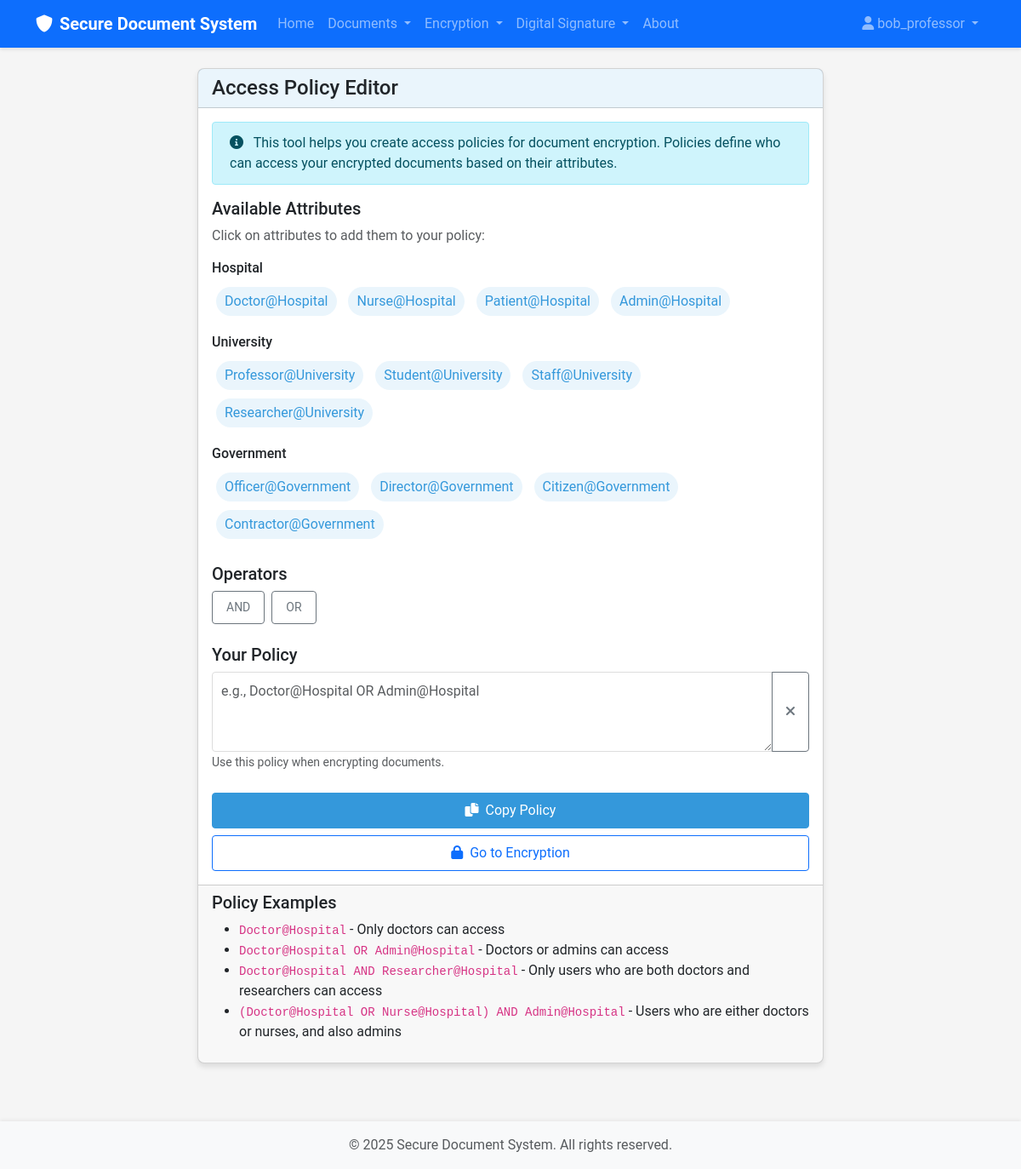
The app's page /encryption/policy-editor (signed in) with its own data.
### src/models/user.py (models this page shows, shortened)
class User(UserMixin, db.Model):
    id = db.Column(db.Integer, primary_key=True)
    username = db.Column(db.String(64), index=True, unique=True)
    email = db.Column(db.String(120), index=True, unique=True)
    password = db.Column(db.String(128))
    role = db.Column(db.String(20), default='reader')  # 'data_owner', 'reader', 'authority'
    created_at = db.Column(db.DateTime, default=datetime.utcnow)
    public_key = db.Column(db.Text)
    private_key_encrypted = db.Column(db.Text)
    documents = db.relationship('Document', foreign_keys='Document.user_id', backref='owner', lazy='dynamic')
    attributes = db.relationship('Attribute', secondary=user_attributes,
                                backref=db.backref('users', lazy='dynamic'))

class Attribute(db.Model):
    id = db.Column(db.Integer, primary_key=True)
    name = db.Column(db.String(64), index=True)
    authority_name = db.Column(db.String(64), index=True)
    description = db.Column(db.String(256))
    __table_args__ = (db.UniqueConstraint('name', 'authority_name', name='_name_authority_uc'),)

### src/routes/encryption.py (the view)
@encryption_bp.route('/policy-editor', methods=['GET'])
@login_required
def policy_editor():
    from src.models.user import Attribute
    attributes = Attribute.query.all()
    authorities = {}
    for attr in attributes:
        if attr.authority_name not in authorities:
            authorities[attr.authority_name] = []
        authorities[attr.authority_name].append(attr.name)
    return render_template('encryption/policy_editor.html', title='Policy Editor',
                          authorities=authorities)

### templates/encryption/policy_editor.html (shortened to what this page needs)
{% extends "base.html" %}
{% block content %}
<div class="row justify-content-center">
    <div class="col-md-8">
        <div class="card">
            <div class="card-header">
                <h4 class="mb-0">Access Policy Editor</h4>
            </div>
            <div class="card-body">
                <div class="alert alert-info">
                    <i class="fas fa-info-circle me-2"></i> This tool helps you create access policies for document encryption. Policies define who can access your encrypted documents based on their attributes.
                </div>
                <div class="mb-4">
                    <h5>Available Attributes</h5>
                    <p class="text-muted">Click on attributes to add them to your policy:</p>
                    {% for authority, attrs in authorities.items() %}
                        <div class="mb-3">
                            <h6>{{ authority }}</h6>
                            <div>
                                {% for attr in attrs %}
                                    <span class="attribute-tag" data-attribute="{{ attr }}@{{ authority }}">{{ attr }}@{{ authority }}</span>
                                {% endfor %}
                            </div>
                        </div>
                    {% endfor %}
                </div>
                <div class="mb-4">
                    <h5>Operators</h5>
                    <button type="button" class="btn btn-sm btn-outline-secondary operator-btn" data-operator="AND">AND</button>
                    <button type="button" class="btn btn-sm btn-outline-secondary operator-btn ms-1" data-operator="OR">OR</button>
                </div>
                <div class="mb-4">
                    <h5>Your Policy</h5>
                    <div class="input-group">
                        <textarea class="form-control" id="policy" rows="3" placeholder="e.g., Doctor@Hospital OR Admin@Hospital"></textarea>
                        <button class="btn btn-outline-secondary" type="button" onclick="document.getElementById('policy').value = ''">
                            <i class="fas fa-times"></i>
                        </button>
                    </div>
                    <small class="form-text text-muted">Use this policy when encrypting documents.</small>
                </div>
                <div class="d-grid gap-2">
                    <button type="button" class="btn btn-primary" onclick="copyToClipboard(document.getElementById('policy').value)">
                        <i class="fas fa-copy me-1"></i> Copy Policy
                    </button>
                    <a href="{{ url_for('encryption.encrypt') }}" class="btn btn-outline-primary">
                        <i class="fas fa-lock me-1"></i> Go to Encryption
                    </a>
                </div>
            </div>
            <div class="card-footer">
                <h5>Policy Examples</h5>
                <ul>
                    <li><code>Doctor@Hospital</code> - Only doctors can access</li>
                    <li><code>Doctor@Hospital OR Admin@Hospital</code> - Doctors or admins can access</li>
                    <li><code>Doctor@Hospital AND Researcher@Hospital</code> - Only users who are both doctors and researchers can access</li>
                    <li><code>(Doctor@Hospital OR Nurse@Hospital) AND Admin@Hospital</code> - Users who are either doctors or nurses, and also admins</li>
                </ul>
            </div>
        </div>
    </div>
</div>
{% endblock %}

### templates/base.html (shortened to what this page needs)
<!DOCTYPE html>
<html lang="en">
<head>
    <link href="https://cdn.jsdelivr.net/npm/bootstrap@5.3.0-alpha1/dist/css/bootstrap.min.css" rel="stylesheet">
    <link rel="stylesheet" href="https://cdnjs.cloudflare.com/ajax/libs/font-awesome/6.0.0/css/all.min.css">
    <link rel="stylesheet" href="{{ url_for('static', filename='css/style.css') }}">
</head>
<body>
    <nav class="navbar navbar-expand-lg navbar-dark bg-primary">
        <div class="container">
            <a class="navbar-brand" href="{{ url_for('index') }}">
                <i class="fas fa-shield-alt me-2"></i>Secure Document System
            </a>
            <div class="collapse navbar-collapse" id="navbarNav">
                <ul class="navbar-nav me-auto">
                    <li class="nav-item">
                        <a class="nav-link" href="{{ url_for('index') }}">Home</a>
                    </li>
                    {% if current_user.is_authenticated %}
                        <li class="nav-item dropdown">
                            <a class="nav-link dropdown-toggle" href="#" id="documentsDropdown" role="button" data-bs-toggle="dropdown">
                                Documents
                            </a>
                        </li>
                        <li class="nav-item dropdown">
                            <a class="nav-link dropdown-toggle" href="#" id="encryptionDropdown" role="button" data-bs-toggle="dropdown">
                                Encryption
                            </a>
                        </li>
                        <li class="nav-item dropdown">
                            <a class="nav-link dropdown-toggle" href="#" id="signatureDropdown" role="button" data-bs-toggle="dropdown">
                                Digital Signature
                            </a>
                        </li>
                    {% endif %}
                    <li class="nav-item">
                        <a class="nav-link" href="{{ url_for('about') }}">About</a>
                    </li>
                </ul>
                <ul class="navbar-nav">
                    {% if current_user.is_authenticated %}
                        <li class="nav-item dropdown">
                            <a class="nav-link dropdown-toggle" href="#" id="userDropdown" role="button" data-bs-toggle="dropdown">
                                <i class="fas fa-user me-1"></i>{{ current_user.username }}
                            </a>
                        </li>
                    {% endif %}
                </ul>
            </div>
        </div>
    </nav>
    <div class="container mt-4">
        {% block content %}{% endblock %}
    </div>
    <footer class="footer mt-5 py-3 bg-light">
        <div class="container text-center">
            <span class="text-muted">© 2025 Secure Document System. All rights reserved.</span>
        </div>
    </footer>
</body>
</html>

### static/css/style.css (style rules this page uses)
:root { --primary-color: #3498db; --secondary-color: #2ecc71; --background-color: #f5f5f5; --text-color: #333333; --danger-color: #e74c3c; --success-color: #27ae60; }
body { font-family: 'Roboto', 'Open Sans', sans-serif; background-color: var(--background-color); color: var(--text-color); min-height: 100vh; display: flex; flex-direction: column; }
.navbar { box-shadow: 0 2px 4px rgba(0, 0, 0, 0.1); }
.navbar-brand { font-weight: bold; }
.footer { margin-top: auto; box-shadow: 0 -2px 4px rgba(0, 0, 0, 0.05); }
.card { border-radius: 8px; box-shadow: 0 4px 6px rgba(0, 0, 0, 0.1); transition: transform 0.3s ease, box-shadow 0.3s ease; margin-bottom: 20px; }
.card-header { font-weight: bold; background-color: rgba(52, 152, 219, 0.1); }
.btn { border-radius: 4px; padding: 8px 16px; transition: all 0.3s ease; }
.btn-primary { background-color: var(--primary-color); border-color: var(--primary-color); }
.form-control { border-radius: 4px; padding: 10px; border: 1px solid #ddd; }
.alert { border-radius: 4px; padding: 12px 20px; }
.attribute-tag { display: inline-block; background-color: rgba(52, 152, 219, 0.1); color: var(--primary-color); padding: 5px 10px; border-radius: 20px; margin: 5px; cursor: pointer; }

### records on screen
User: username "bob_professor"
Attribute: authority_name "Hospital", name "Doctor"
Attribute: name "Nurse"
Attribute: name "Patient"
Attribute: name "Admin"
Attribute: authority_name "University", name "Professor"
Attribute: name "Student"
Attribute: name "Staff"
Attribute: name "Researcher"
Attribute: authority_name "Government", name "Officer"
Attribute: name "Director"
Attribute: name "Citizen"
Attribute: name "Contractor"
